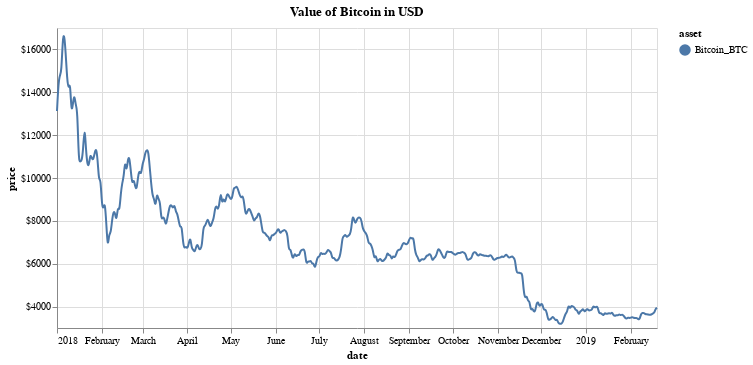

This figure's notebook cell:
### Code cell
# dictionary of chart parameters
chart_params = {
    'df': bitcoin_market_data_price_close,
    'x': 'date',
    'y': 'price',
    'y_format_type': '$f',
    'y_scale_zero_bool': False,
    'chart_title': 'Value of Bitcoin in USD',
    'color_scheme': 'tableau20',
    'width': 600,
    'height': 300
}
# generate chart
interactive_line_chart(chart_params)

### Figure 1 — Vega-Lite specification as saved in the notebook (floating-point values rounded to 4 significant figures; data arrays with more than 128 entries replaced by an {"elided": "..."} marker saying what was removed)
{"$schema": "https://vega.github.io/schema/vega-lite/v2.6.0.json", "config": {"view": {"height": 300, "width": 400}}, "data": {"name": "data-40304ee10b1c127eddb94b598d7c3722"}, "datasets": {"data-40304ee10b1c127eddb94b598d7c3722": {"elided": "415 records"}}, "height": 300, "layer": [{"encoding": {"color": {"field": "asset", "scale": {"scheme": "tableau20"}, "type": "nominal"}, "x": {"field": "date", "type": "temporal"}, "y": {"axis": {"format": "$f"}, "field": "price", "scale": {"zero": false}, "type": "quantitative"}}, "mark": {"interpolate": "basis", "type": "line"}}, {"encoding": {"opacity": {"value": 0}, "x": {"field": "date", "type": "temporal"}}, "mark": "point", "selection": {"selector002": {"empty": "none", "fields": ["date"], "nearest": true, "on": "mouseover", "resolve": "global", "type": "single"}}}, {"encoding": {"color": {"field": "asset", "scale": {"scheme": "tableau20"}, "type": "nominal"}, "opacity": {"condition": {"selection": "selector002", "value": 1}, "value": 0}, "x": {"field": "date", "type": "temporal"}, "y": {"axis": {"format": "$f"}, "field": "price", "scale": {"zero": false}, "type": "quantitative"}}, "mark": "point"}, {"encoding": {"x": {"field": "date", "type": "temporal"}}, "mark": {"color": "gray", "type": "rule"}, "title": "Value of Bitcoin in USD", "transform": [{"filter": {"selection": "selector002"}}]}, {"encoding": {"color": {"field": "asset", "scale": {"scheme": "tableau20"}, "type": "nominal"}, "text": {"condition": {"field": "price", "selection": "selector002", "type": "quantitative"}, "value": " "}, "x": {"field": "date", "type": "temporal"}, "y": {"axis": {"format": "$f"}, "field": "price", "scale": {"zero": false}, "type": "quantitative"}}, "mark": {"align": "left", "dx": 5, "dy": -5, "type": "text"}}], "width": 600}
